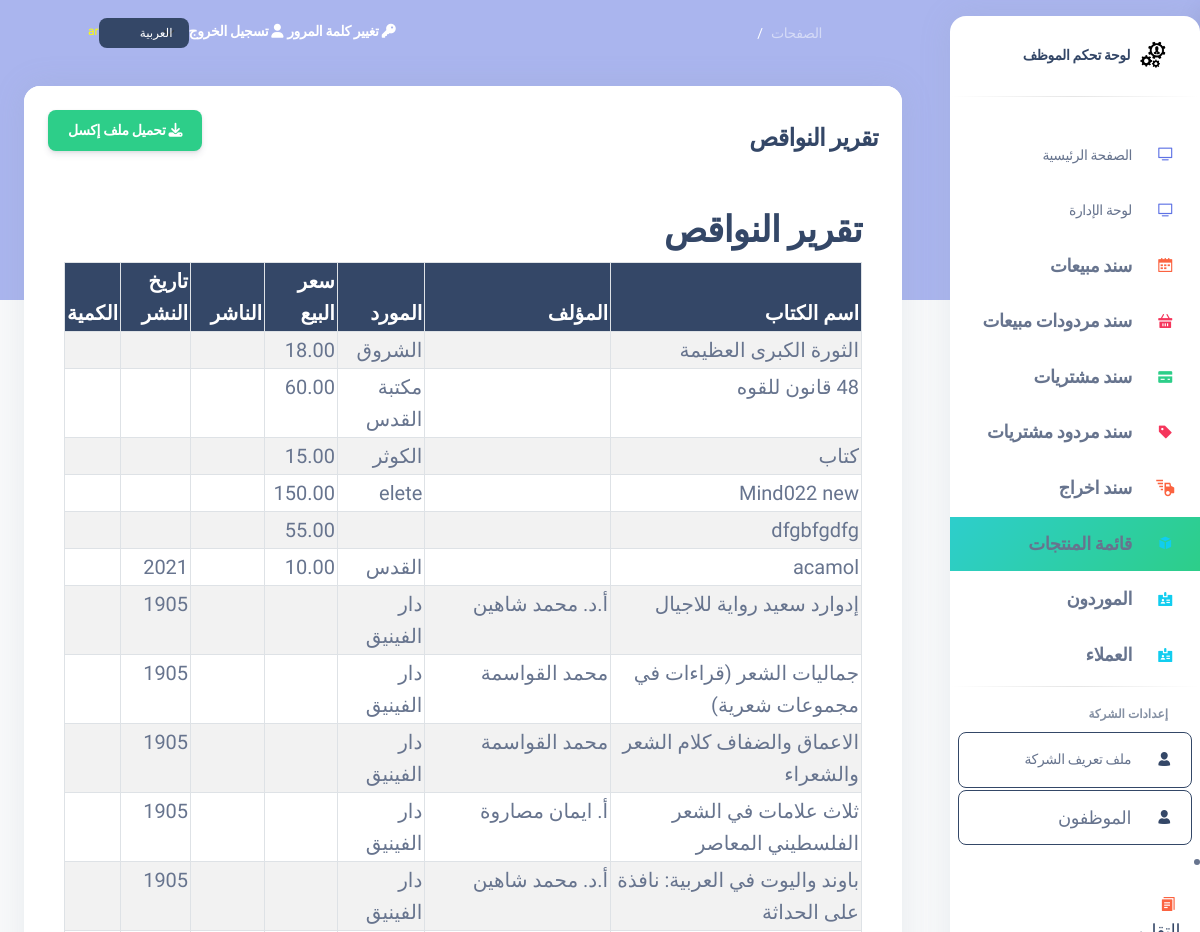
/empty_products_report/ (upper part), run on an earlier commit of the app's database.
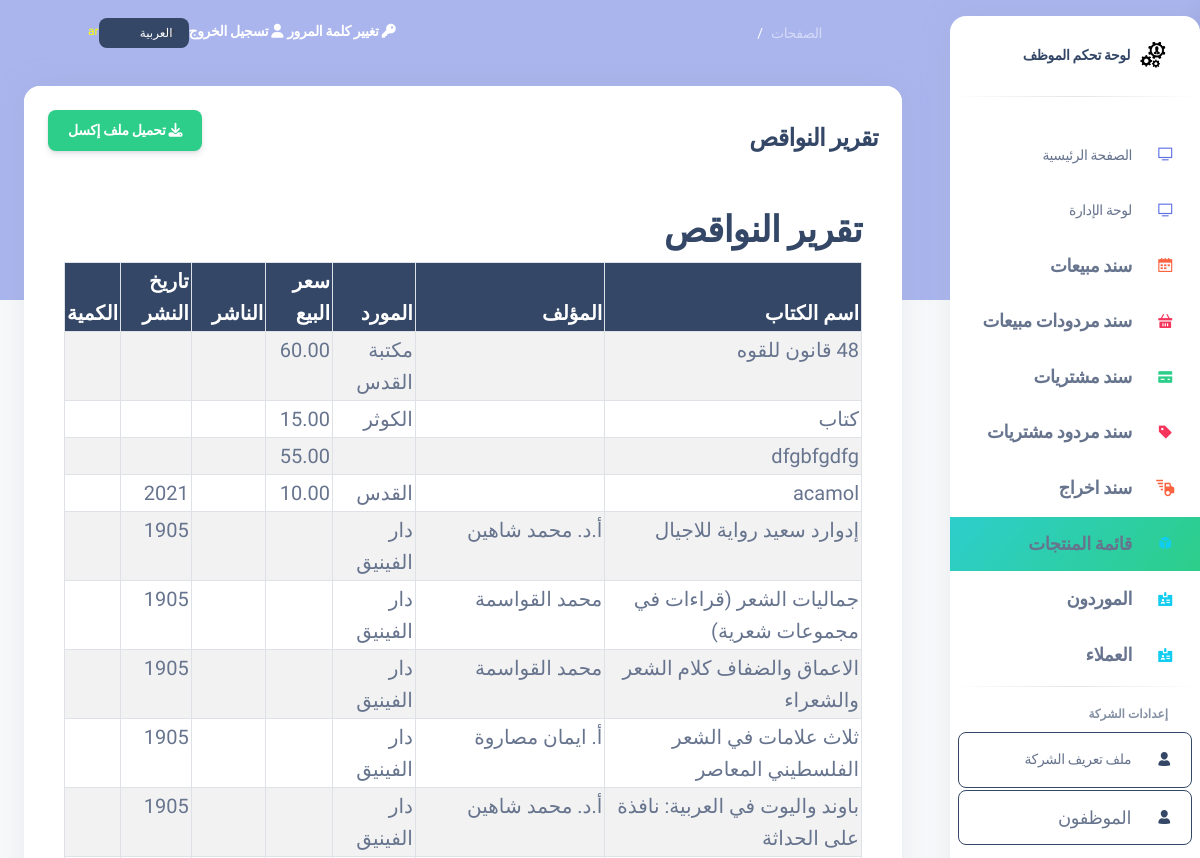
And on a later commit of the database.
### my_app/models.py (models this page shows, shortened)
class Product(models.Model):
    product_name = models.CharField(max_length=255)
    quantity = models.IntegerField(default=0)
    purchasing_price = models.DecimalField(max_digits=6, decimal_places=2)
    sale_price = models.DecimalField(max_digits=6, decimal_places=2, null=True, blank=True)
    category = models.CharField(max_length=100, blank=True, null=True)
    expiry_date = models.DateField(blank=True, null=True)
    isbn = models.CharField(max_length=32, unique=True , null=True, blank=True)
    production_date = models.DateField(blank=True, null=True)
    author = models.CharField(max_length=255, blank=True, null=True)
    publisher = models.CharField(max_length=255, blank=True, null=True)#publisher
    supplier = models.CharField(max_length=255, blank=True, null=True)
    employee = models.ForeignKey(Employee, related_name="products", on_delete=models.CASCADE, null=True, blank=True)
    created_at = models.DateTimeField(auto_now_add=True)
    updated_at = models.DateTimeField(auto_now=True)
    objects = ProductManager()

### my_app/views.py (the view)
# urls.py: path('empty_products_report/', views.empty_products_report, name='empty_products_report'),
def empty_products_report(request):
    products = models.Product.objects.filter(quantity=0)
    context = {
        'products': products,
    }
    return render(request, 'empty_products_report.html', context)

### my_app/templates/empty_products_report.html
{% extends 'layouts/base.html' %}
{% load i18n %}
{% block content %}
  <div class="card mb-4" id="printableTable">
    <div class="card-header pb-0">
      <div class="d-flex justify-content-between align-items-center">
        <h4 class="mb-0">{% trans "Empty Products Report" %}</h4>
        <a href="{% url 'download_empty_products_excel' %}" class="btn btn-success">
          <i class="fas fa-download"></i> {% trans "Download Excel" %}
        </a>
      </div>
    </div>
    <div class="card-body">
      <div class="container mt-4">
        <h2>{% trans "Empty Products Report" %}</h2>
        <div class="table-responsive p-0">
            <table class="table table-striped table-bordered">
              <thead class="table-dark">
                <tr>
                    <th>{% trans "Product Name" %}</th>
                    <th>{% trans "Author" %}</th>
                    <th>{% trans "Supplier" %}</th>
                    <th>{% trans "Sale Price" %}</th>
                    <th>{% trans "Publisher" %}</th>
                    <th>{% trans "Production Date" %}</th>
                    <th>{% trans "Quantity" %}</th>
                </tr>
        </thead>
        <tbody>
            {% for product in products %}
            <tr>
                <td>{{ product.product_name|default:"" }}</td>
                <td>{{ product.author|default:"" }}</td>
                <td>{{ product.supplier|default:"" }}</td>
                <td>{{ product.sale_price|default:"" }}</td>
                <td>{{ product.publisher|default:"" }}</td>
                <td>{{ product.production_date|date:"Y"|default:"" }}</td>
                <td>{{ product.quantity|default:"" }}</td>
            </tr>
            {% endfor %}
        </tbody>
    </table>
    </div>
      </div>
{% endblock %}

What changed in the data, as far as the page shows it:
no longer on this page (row edited): Product: product_name "الثورة الكبرى العظيمة", supplier "الشروق", sale_price "18.00"
no longer on this page (row edited): Product: product_name "Mind022 new", supplier "elete", sale_price "150.00"
